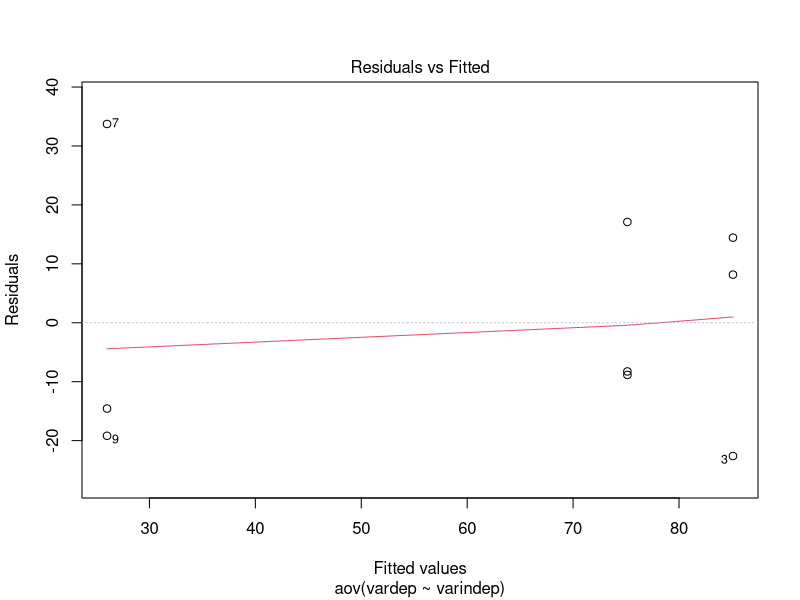
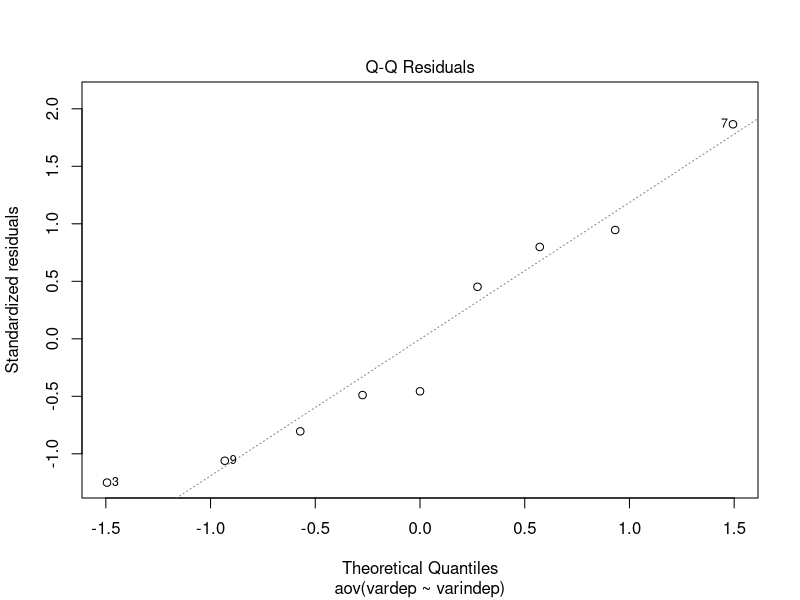
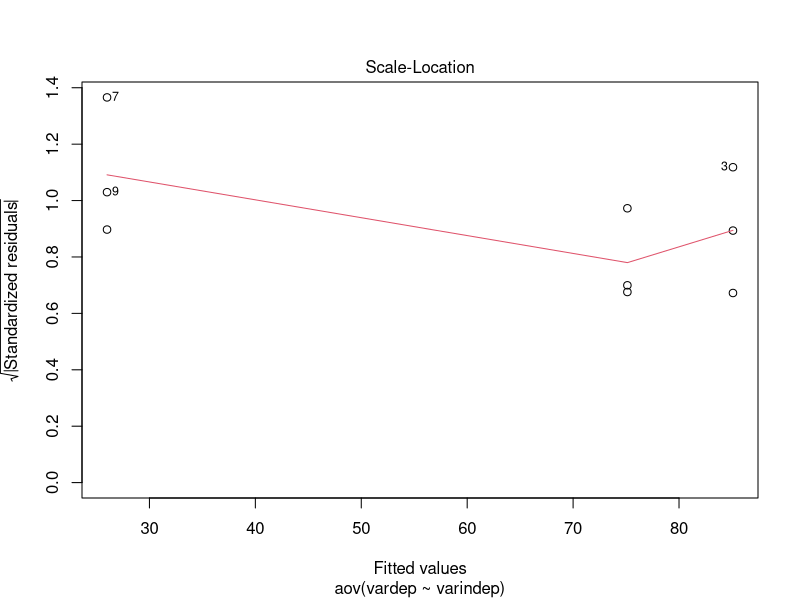
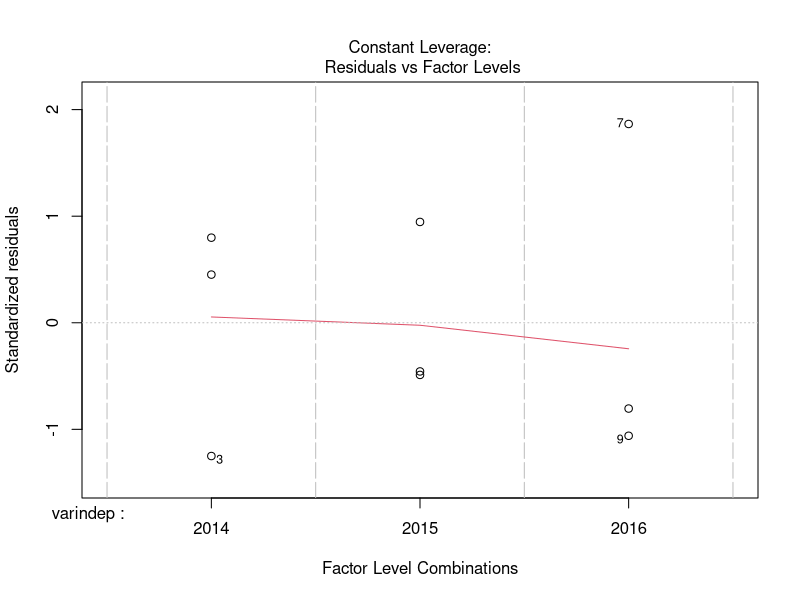
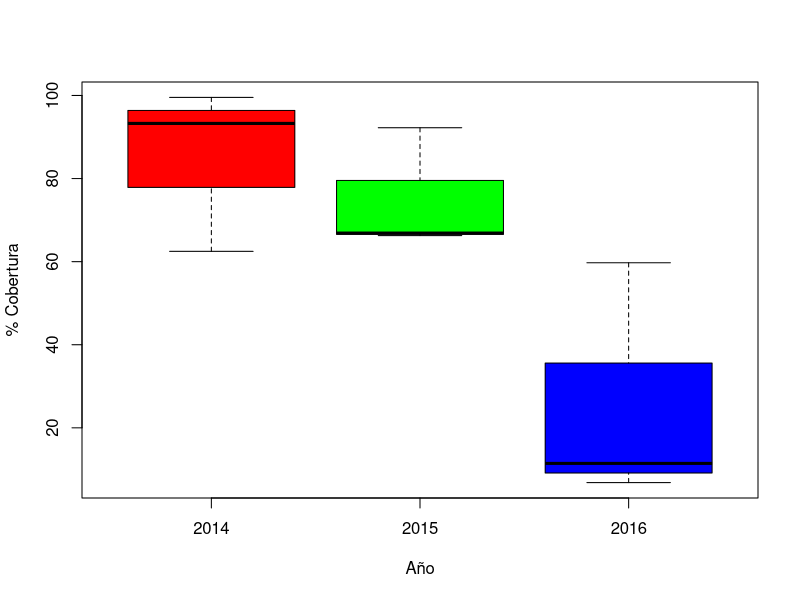

The R script that drew these images, in order:
## ---- chunk 1
knitr::opts_chunk$set(echo = TRUE)
## ---- chunk 2
summary(cars)

library(car)# esto para que me haga Levene test
library(ggplot2)
datos<-read.delim("Tabla 1.txt")

datos

str(datos) 

datos$Ano<-as.factor(datos$Ano)

str(datos)

colnames(datos) 
rownames(datos) 
nrow(datos) 

colnames(datos)[colnames(datos)=="Ano"] <- "varindep"
colnames(datos)[colnames(datos)=="CobTot"] <- "vardep"

str(datos)  

## ---- chunk 3
Modelo<-aov(vardep~varindep, data=datos)
  anova(Modelo)#hace el anova de la funcion1
  
  plot(Modelo)

## ---- chunk 4
 shapiro.test(residuals(Modelo))#prueba de supuestos
 
## ---- chunk 5
leveneTest(y=datos$vardep, group=datos$varindep)# hace el levene test

## ---- chunk 6
 t <-TukeyHSD(Modelo)#para hacer el poshoc
  t
## ---- chunk 7
par(mfrow=c(1,1))#muestra el grafico de a uno, fila y columna
boxplot(vardep~varindep,data=datos, xlab="Año", ylab="% Cobertura", col=(rainbow(3)))

## ---- chunk 8

